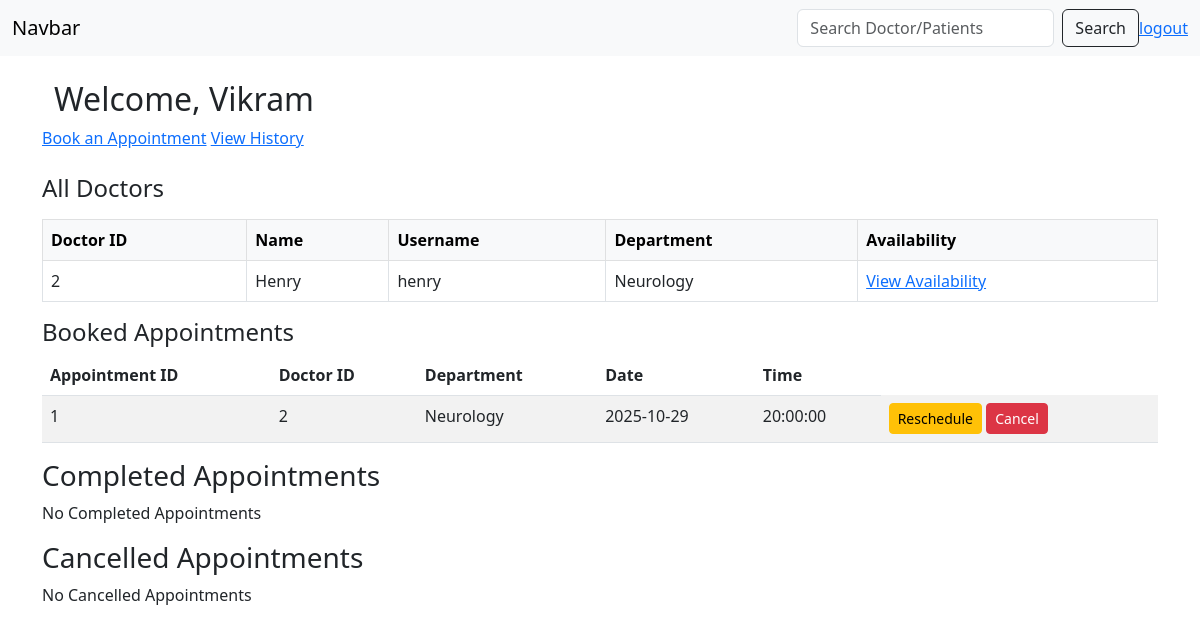
/patient_dashboard, run on an earlier commit of the app's database.
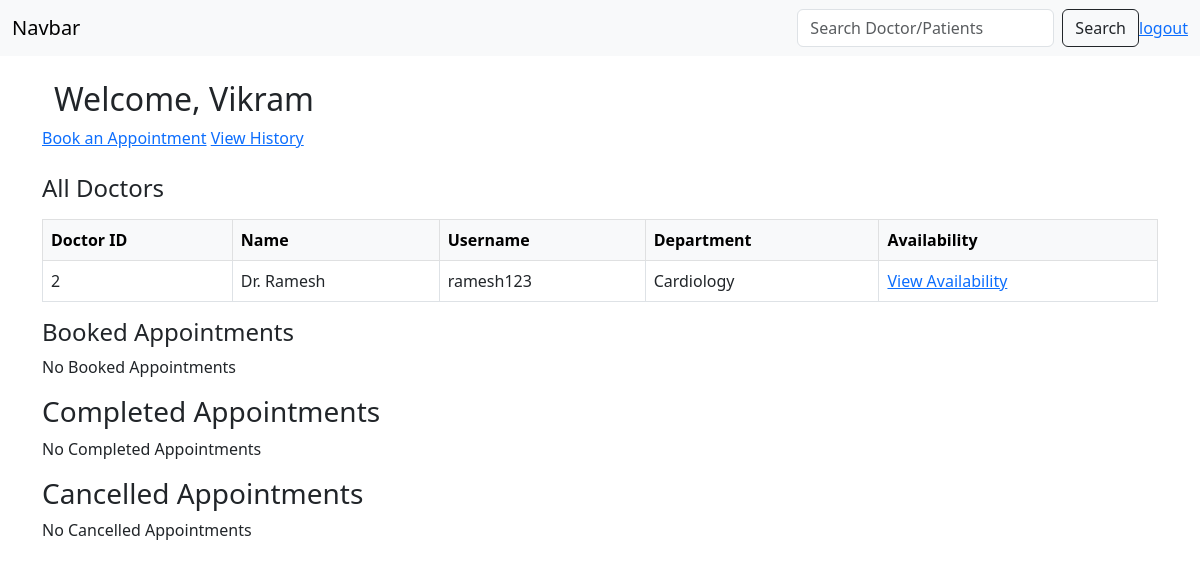
And on a later commit of the database.
### application/models.py (models this page shows)
class Doctor(db.Model):
    __tablename__ = "doctor"
    id=db.Column(db.Integer(),primary_key=True,autoincrement=True)
    doctor_id = db.Column(db.Integer(),db.ForeignKey('user.user_id'),nullable=False)
    name = db.Column(db.String(100),nullable=False)
    username = db.Column(db.String(100),nullable=False)
    department = db.Column(db.String(100),db.ForeignKey("department.department_name"),nullable=False)
    availability = db.Column(db.String(200), nullable=True)
    appointments = db.relationship("Appointment", backref="doctor", cascade="all, delete-orphan")

class Appointment(db.Model):
    __tablename__ = "appointment"
    appointment_id = db.Column(db.Integer(),primary_key=True,autoincrement=True)
    patient_id = db.Column(db.Integer() , db.ForeignKey("patient.patient_id") ,nullable=False)
    doctor_id = db.Column(db.Integer() , db.ForeignKey("doctor.id"),nullable=True)
    date = db.Column(db.Date(),nullable = False)
    time = db.Column(db.Time(),nullable = False)
    status = db.Column(db.String(),nullable = False , default="Booked")

### application/patient_api.py (the view)
@api.route("/patient_dashboard", methods=["GET", "POST"])
def patient_dashboard():
    current_patient = Patient.query.first()  # replace with current_user later
    db.session.expire_all()
    booked = Appointment.query.filter_by(patient_id=current_patient.patient_id, status="Booked").all()
    completed = Appointment.query.filter_by(patient_id=current_patient.patient_id, status="Completed").all()
    cancelled = Appointment.query.filter_by(patient_id=current_patient.patient_id, status="Cancelled").all()
    all_departments = Department.query.all()
    all_doctors=Doctor.query.all()
    doctor_department_map = {doc.doctor_id: doc.department for doc in Doctor.query.all()}
    return render_template(
        "patient/patient_dashboard.html",
        name=current_patient.name,
        patient_id=current_patient.patient_id,
        booked=booked,
        completed=completed,
        cancelled=cancelled,
        doctor_department_map=doctor_department_map,
        all_departments=all_departments,
        all_doctors=all_doctors
    )

### templates/patient/patient_dashboard.html
{% extends "patient/layout.html" %}
{% block body %}
  <div class="container-fluid">
    <h2>Welcome, {{ name }}</h2>
  </div>
  <a href="{{ url_for('patient_api.book_appointment') }}">Book an Appointment</a>
  <a href="{{ url_for('patient_api.patient_history',patient_id=patient_id) }}">View History</a>
  <h4 class="mt-4">All Doctors</h4>
{% if all_doctors %}
  <table class="table table-bordered mt-3">
    <thead class="table-light">
      <tr>
        <th>Doctor ID</th>
        <th>Name</th>
        <th>Username</th>
        <th>Department</th>
        <th>Availability</th>
      </tr>
    </thead>
    <tbody>
      {% for doc in all_doctors %}
        <tr>
          <td>{{ doc.doctor_id }}</td>
          <td>{{ doc.name }}</td>
          <td>{{ doc.username }}</td>
          <td>{{ doc.department }}</td>
          <td><a href="{{ url_for('patient_api.check_availability',doctor_id=doc.doctor_id)}}">View Availability</a></td>
        </tr>
      {% endfor %}
    </tbody>
  </table>
{% else %}
  <p>No doctors available</p>
{% endif %}
  <h4>Booked Appointments</h4>
  {% if booked %}
  <table class="table table-striped">
    <thead>
      <tr>
        <th>Appointment ID</th>
        <th>Doctor ID</th>
        <th>Department</th>
        <th>Date</th>
        <th>Time</th>
      </tr>
    </thead>
    <tbody>
    {% for appt in booked %}
      <tr>
        <td>{{ appt.appointment_id }}</td>
        <td>{{ appt.doctor_id }}</td>
        <td>{{ doctor_department_map.get(appt.doctor_id, "N/A") }}</td>
        <td>{{ appt.date }}</td>
        <td>{{ appt.time }}</td>
        <td>
          <a href="{{ url_for('patient_api.reschedule_appointment', appointment_id=appt.appointment_id) }}" class="btn btn-warning btn-sm">Reschedule</a>
          <a href="{{ url_for('patient_api.mark_cancelled', appointment_id=appt.appointment_id) }}" class="btn btn-danger btn-sm">Cancel</a>
        </td>
      </tr>
    {% endfor %}
    </tbody>
  </table>
  {% else %}
  <p>No Booked Appointments</p>
  {% endif %}
  <h3>Completed Appointments</h3>
{% if completed %}
<table class="table table-success">
  <tbody>
    {% for appt in completed %}
      <tr>
        <td>{{ appt.appointment_id }}</td>
        <td>{{ appt.doctor_id }}</td>
        <td>{{ doctor_department_map.get(appt.doctor_id, 'N/A') }}</td>
      </tr>
    {% endfor %}
  </tbody>
</table>
{% else %}
<p>No Completed Appointments</p>
{% endif %}
<h3>Cancelled Appointments</h3>
{% if cancelled %}
<table class="table table-warning">
  <tbody>
    {% for appt in cancelled %}
      <tr>
        <td>{{ appt.appointment_id }}</td>
        <td>{{ appt.doctor_id }}</td>
        <td>{{ doctor_department_map.get(appt.doctor_id, 'N/A') }}</td>
      </tr>
    {% endfor %}
  </tbody>
</table>
{% else %}
<p>No Cancelled Appointments</p>
{% endif %}
{% endblock %}

What changed in the data, as far as the page shows it:
removed Doctor: doctor_id "2", name "Henry", username "henry", department "Neurology", get "Neurology"
removed Appointment: appointment_id "1", doctor_id "2", date "2025-10-29", time "20:00:00"
added Doctor: doctor_id "2", name "Dr. Ramesh", username "ramesh123", department "Cardiology"
Also different on the page:
text no longer shown: "Appointment ID Doctor ID Department Date Time"
text now shown: "No Booked Appointments"
